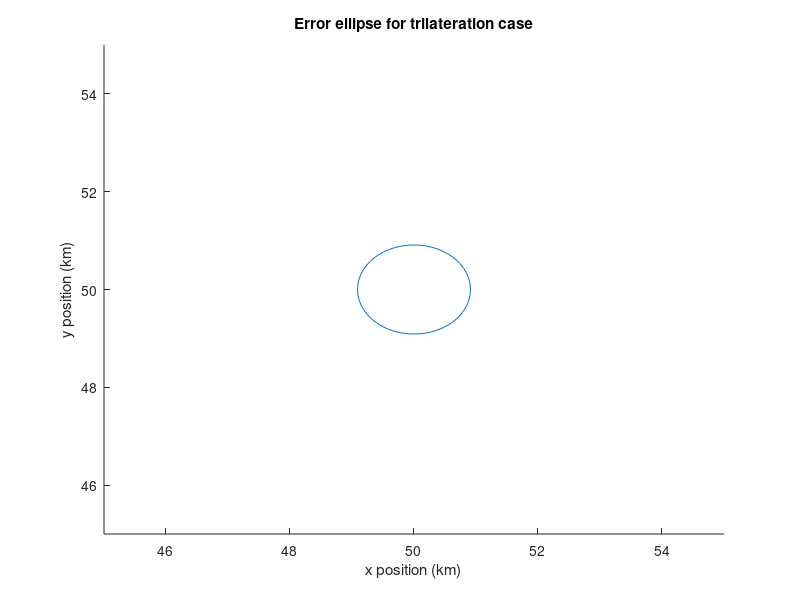

Write MATLAB code to recreate this figure.
clear all

%proabablity given in problem statement
pe = 0.9;

%compute our H matrix using range measurements.... did it by hand...
h = [0.7071 0.7071;0 1];

temp = inv(h'*h)*300^2;
varx = temp(1,1);
vary = temp(2,2);
covxy = temp(1,2);
covyx = temp(2,1);

lambda1 = (varx+vary+sqrt(varx+vary+4*covxy))/2;
lambda2 = (varx+vary-sqrt(varx+vary+4*covxy))/2;

kappa = -2*log(1-pe);

major = sqrt(kappa*lambda1)/1000; %convert to km
minor = sqrt(kappa*lambda2)/1000;

theta = 0.5*atan(2*covxy/(varx-vary));

A = [cos(theta) sin(theta); -sin(theta) cos(theta)];
    
%create time vector
t = linspace(0,2*pi);

%compute x vector
x = major*cos(t);

%compute y vector
y = minor*sin(t);

%rotate it!
ellipse = [x;y]'*A;

%plot it! remember to add user position
hold on;
plot(ellipse(:,1)+50, ellipse(:,2)+50);
xlim([45,55]);
ylim([45,55]);
xlabel('x position (km)')
ylabel('y position (km)')
title('Error ellipse for trilateration case')